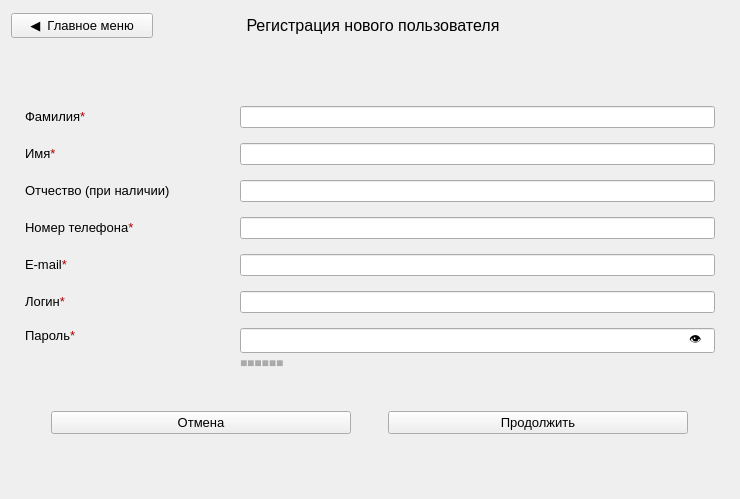
      <widget class="QWidget" name="menu04_page_register">
       <layout class="QVBoxLayout" name="verticalLayout_3">
        <item>
         <widget class="QWidget" name="menu04_header" native="true">
          <property name="minimumSize">
           <size>
            <width>0</width>
            <height>30</height>
           </size>
          </property>
          <property name="maximumSize">
           <size>
            <width>16777215</width>
            <height>30</height>
           </size>
          </property>
          <layout class="QHBoxLayout" name="_4" stretch="1,3,1">
           <property name="leftMargin">
            <number>0</number>
           </property>
           <property name="topMargin">
            <number>0</number>
           </property>
           <property name="rightMargin">
            <number>0</number>
           </property>
           <property name="bottomMargin">
            <number>0</number>
           </property>
           <item>
            <widget class="QPushButton" name="menu04_back">
             <property name="font">
              <font>
               <pointsize>10</pointsize>
              </font>
             </property>
             <property name="text">
              <string>◀  Главное меню</string>
             </property>
            </widget>
           </item>
           <item>
            <widget class="QLabel" name="menu04_label">
             <property name="minimumSize">
              <size>
               <width>0</width>
               <height>30</height>
              </size>
             </property>
             <property name="maximumSize">
              <size>
               <width>16777215</width>
               <height>30</height>
              </size>
             </property>
             <property name="text">
              <string>&lt;html&gt;&lt;head/&gt;&lt;body&gt;&lt;p align=&quot;center&quot;&gt;&lt;span style=&quot; font-size:12pt;&quot;&gt;Регистрация нового пользователя&lt;/span&gt;&lt;/p&gt;&lt;/body&gt;&lt;/html&gt;</string>
             </property>
            </widget>
           </item>
           <item>
            <spacer name="horizontalSpacer_3">
             <property name="orientation">
              <enum>Qt::Horizontal</enum>
             </property>
             <property name="sizeHint" stdset="0">
              <size>
               <width>40</width>
               <height>20</height>
              </size>
             </property>
            </spacer>
           </item>
          </layout>
         </widget>
        </item>
        <item>
         <spacer name="verticalSpacer_4">
          <property name="orientation">
           <enum>Qt::Vertical</enum>
          </property>
          <property name="sizeType">
           <enum>QSizePolicy::Fixed</enum>
          </property>
          <property name="sizeHint" stdset="0">
           <size>
            <width>20</width>
            <height>5</height>
           </size>
          </property>
         </spacer>
        </item>
        <item>
         <layout class="QVBoxLayout" name="menu04_container">
          <item>
           <spacer name="verticalSpacer_10">
            <property name="orientation">
             <enum>Qt::Vertical</enum>
            </property>
            <property name="sizeHint" stdset="0">
             <size>
              <width>20</width>
              <height>40</height>
             </size>
            </property>
           </spacer>
          </item>
          <item>
           <widget class="QWidget" name="menu04_center" native="true">
            <layout class="QHBoxLayout" name="horizontalLayout_8">
             <item>
              <widget class="QWidget" name="menu04_form" native="true">
               <property name="minimumSize">
                <size>
                 <width>700</width>
                 <height>0</height>
                </size>
               </property>
               <property name="maximumSize">
                <size>
                 <width>702</width>
                 <height>500</height>
                </size>
               </property>
               <layout class="QGridLayout" name="_5" rowminimumheight="20,20,20,20,20,20,50">
                <property name="leftMargin">
                 <number>5</number>
                </property>
                <property name="topMargin">
                 <number>5</number>
                </property>
                <property name="rightMargin">
                 <number>5</number>
                </property>
                <property name="bottomMargin">
                 <number>5</number>
                </property>
                <property name="horizontalSpacing">
                 <number>25</number>
                </property>
                <property name="verticalSpacing">
                 <number>15</number>
                </property>
                <item row="2" column="1">
                 <widget class="QLineEdit" name="menu04_field_patronym">
                  <property name="maximumSize">
                   <size>
                    <width>475</width>
                    <height>16777215</height>
                   </size>
                  </property>
                  <property name="maxLength">
                   <number>64</number>
                  </property>
                 </widget>
                </item>
                <item row="5" column="1">
                 <widget class="QLineEdit" name="menu04_field_login">
                  <property name="maximumSize">
                   <size>
                    <width>475</width>
                    <height>16777215</height>
                   </size>
                  </property>
                  <property name="maxLength">
                   <number>32</number>
                  </property>
                 </widget>
                </item>
                <item row="1" column="1">
                 <widget class="QLineEdit" name="menu04_field_name">
                  <property name="maximumSize">
                   <size>
                    <width>475</width>
                    <height>16777215</height>
                   </size>
                  </property>
                  <property name="maxLength">
                   <number>64</number>
                  </property>
                 </widget>
                </item>
                <item row="3" column="1">
                 <widget class="QLineEdit" name="menu04_field_phone">
                  <property name="maximumSize">
                   <size>
                    <width>475</width>
                    <height>16777215</height>
                   </size>
                  </property>
                  <property name="inputMask">
                   <string/>
                  </property>
                  <property name="text">
                   <string/>
                  </property>
                  <property name="maxLength">
                   <number>20</number>
                  </property>
                  <property name="placeholderText">
                   <string/>
                  </property>
                 </widget>
                </item>
                <item row="0" column="1">
                 <widget class="QLineEdit" name="menu04_field_surname">
                  <property name="maximumSize">
                   <size>
                    <width>475</width>
                    <height>16777215</height>
                   </size>
                  </property>
                  <property name="maxLength">
                   <number>64</number>
                  </property>
                 </widget>
                </item>
                <item row="5" column="0">
                 <widget class="QLabel" name="menu04_text_login">
                  <property name="text">
                   <string>&lt;html&gt;&lt;head/&gt;&lt;body&gt;&lt;p&gt;&lt;span style=&quot; font-size:10pt;&quot;&gt;Логин&lt;/span&gt;&lt;span style=&quot; font-size:10pt; color:#aa0000;&quot;&gt;*&lt;/span&gt;&lt;/p&gt;&lt;/body&gt;&lt;/html&gt;</string>
                  </property>
                 </widget>
                </item>
                <item row="4" column="1">
                 <widget class="QLineEdit" name="menu04_field_email">
                  <property name="maximumSize">
                   <size>
                    <width>475</width>
                    <height>16777215</height>
                   </size>
                  </property>
                  <property name="maxLength">
                   <number>256</number>
                  </property>
                 </widget>
                </item>
                <item row="3" column="0">
                 <widget class="QLabel" name="menu04_text_phone">
                  <property name="text">
                   <string>&lt;html&gt;&lt;head/&gt;&lt;body&gt;&lt;p&gt;&lt;span style=&quot; font-size:10pt;&quot;&gt;Номер телефона&lt;/span&gt;&lt;span style=&quot; font-size:10pt; color:#aa0000;&quot;&gt;*&lt;/span&gt;&lt;/p&gt;&lt;/body&gt;&lt;/html&gt;</string>
                  </property>
                 </widget>
                </item>
                <item row="1" column="0">
                 <widget class="QLabel" name="menu04_text_surname">
                  <property name="text">
                   <string>&lt;html&gt;&lt;head/&gt;&lt;body&gt;&lt;p&gt;&lt;span style=&quot; font-size:10pt;&quot;&gt;Имя&lt;/span&gt;&lt;span style=&quot; font-size:10pt; color:#aa0000;&quot;&gt;*&lt;/span&gt;&lt;/p&gt;&lt;/body&gt;&lt;/html&gt;</string>
                  </property>
                 </widget>
                </item>
                <item row="4" column="0">
                 <widget class="QLabel" name="menu04_text_email">
                  <property name="text">
                   <string>&lt;html&gt;&lt;head/&gt;&lt;body&gt;&lt;p&gt;&lt;span style=&quot; font-size:10pt;&quot;&gt;E-mail&lt;/span&gt;&lt;span style=&quot; font-size:10pt; color:#aa0000;&quot;&gt;*&lt;/span&gt;&lt;/p&gt;&lt;/body&gt;&lt;/html&gt;</string>
                  </property>
                 </widget>
                </item>
                <item row="6" column="1">
                 <widget class="QWidget" name="menu04_password_widget" native="true">
                  <widget class="QLineEdit" name="menu04_field_password">
                   <property name="geometry">
                    <rect>
                     <x>0</x>
                     <y>0</y>
                     <width>475</width>
                     <height>25</height>
                    </rect>
                   </property>
                   <property name="sizePolicy">
                    <sizepolicy hsizetype="Expanding" vsizetype="Fixed">
                     <horstretch>0</horstretch>
                     <verstretch>0</verstretch>
                    </sizepolicy>
                   </property>
                   <property name="toolTip">
                    <string>&lt;html&gt;&lt;head/&gt;&lt;body&gt;&lt;p&gt;&lt;span style=&quot; font-size:10pt;&quot;&gt;Пароль должен быть длины 8 или более символов, а также содержать строчные и заглавные латинские буквы, цифры и хотя бы один из следующих символов:&lt;/span&gt;&lt;br/&gt;&lt;span style=&quot; font-size:10pt;&quot;&gt;@ $ ! % * ? &amp;amp;&lt;/span&gt;&lt;/p&gt;&lt;/body&gt;&lt;/html&gt;</string>
                   </property>
                   <property name="maxLength">
                    <number>32</number>
                   </property>
                   <property name="echoMode">
                    <enum>QLineEdit::Password</enum>
                   </property>
                  </widget>
                  <widget class="QLabel" name="menu04_text_strength">
                   <property name="geometry">
                    <rect>
                     <x>0</x>
                     <y>28</y>
                     <width>474</width>
                     <height>21</height>
                    </rect>
                   </property>
                   <property name="styleSheet">
                    <string notr="true">color: rgb(170, 0, 0);</string>
                   </property>
                   <property name="text">
                    <string>&lt;html&gt;&lt;head/&gt;&lt;body&gt;&lt;p&gt;&lt;span style=&quot; color:#aaaaaa;&quot;&gt;■■■■■■&lt;/span&gt;&lt;/p&gt;&lt;/body&gt;&lt;/html&gt;</string>
                   </property>
                   <property name="alignment">
                    <set>Qt::AlignLeading|Qt::AlignLeft|Qt::AlignTop</set>
                   </property>
                   <property name="wordWrap">
                    <bool>true</bool>
                   </property>
                  </widget>
                  <widget class="QLabel" name="menu04_text_eye">
                   <property name="geometry">
                    <rect>
                     <x>449</x>
                     <y>2</y>
                     <width>21</width>
                     <height>20</height>
                    </rect>
                   </property>
                   <property name="cursor">
                    <cursorShape>PointingHandCursor</cursorShape>
                   </property>
                   <property name="text">
                    <string>👁</string>
                   </property>
                  </widget>
                  <widget class="QPushButton" name="menu04_toggle_visible">
                   <property name="geometry">
                    <rect>
                     <x>447</x>
                     <y>0</y>
                     <width>25</width>
                     <height>25</height>
                    </rect>
                   </property>
                   <property name="cursor">
                    <cursorShape>PointingHandCursor</cursorShape>
                   </property>
                   <property name="styleSheet">
                    <string notr="true">background-color: rgba(255, 255, 255, 0);</string>
                   </property>
                   <property name="text">
                    <string/>
                   </property>
                   <property name="flat">
                    <bool>true</bool>
                   </property>
                  </widget>
                 </widget>
                </item>
                <item row="0" column="0">
                 <widget class="QLabel" name="menu04_text_name">
                  <property name="text">
                   <string>&lt;html&gt;&lt;head/&gt;&lt;body&gt;&lt;p&gt;&lt;span style=&quot; font-size:10pt;&quot;&gt;Фамилия&lt;/span&gt;&lt;span style=&quot; font-size:10pt; color:#aa0000;&quot;&gt;*&lt;/span&gt;&lt;/p&gt;&lt;/body&gt;&lt;/html&gt;</string>
                  </property>
                 </widget>
                </item>
                <item row="2" column="0">
                 <widget class="QLabel" name="menu04_text_patronym">
                  <property name="text">
                   <string>&lt;html&gt;&lt;head/&gt;&lt;body&gt;&lt;p&gt;&lt;span style=&quot; font-size:10pt;&quot;&gt;Отчество (при наличии)&lt;/span&gt;&lt;/p&gt;&lt;/body&gt;&lt;/html&gt;</string>
                  </property>
                 </widget>
                </item>
                <item row="6" column="0">
                 <widget class="QLabel" name="menu04_text_password">
                  <property name="maximumSize">
                   <size>
                    <width>16777215</width>
                    <height>60</height>
                   </size>
                  </property>
                  <property name="text">
                   <string>&lt;html&gt;&lt;head/&gt;&lt;body&gt;&lt;p&gt;&lt;span style=&quot; font-size:10pt;&quot;&gt;Пароль&lt;/span&gt;&lt;span style=&quot; font-size:10pt; color:#aa0000;&quot;&gt;*&lt;/span&gt;&lt;/p&gt;&lt;/body&gt;&lt;/html&gt;</string>
                  </property>
                  <property name="alignment">
                   <set>Qt::AlignLeading|Qt::AlignLeft|Qt::AlignTop</set>
                  </property>
                 </widget>
                </item>
               </layout>
              </widget>
             </item>
            </layout>
           </widget>
          </item>
          <item>
           <widget class="QWidget" name="menu04_center_button" native="true">
            <property name="sizePolicy">
             <sizepolicy hsizetype="Preferred" vsizetype="Fixed">
              <horstretch>0</horstretch>
              <verstretch>0</verstretch>
             </sizepolicy>
            </property>
            <property name="minimumSize">
             <size>
              <width>0</width>
              <height>50</height>
             </size>
            </property>
            <layout class="QHBoxLayout" name="horizontalLayout_9">
             <item>
              <widget class="QPushButton" name="menu04_button_back">
               <property name="maximumSize">
                <size>
                 <width>300</width>
                 <height>16777215</height>
                </size>
               </property>
               <property name="font">
                <font>
                 <pointsize>10</pointsize>
                </font>
               </property>
               <property name="text">
                <string>Отмена</string>
               </property>
              </widget>
             </item>
             <item>
              <widget class="QPushButton" name="menu04_button_continue">
               <property name="maximumSize">
                <size>
                 <width>300</width>
                 <height>16777215</height>
                </size>
               </property>
               <property name="font">
                <font>
                 <pointsize>10</pointsize>
                </font>
               </property>
               <property name="text">
                <string>Продолжить</string>
               </property>
              </widget>
             </item>
            </layout>
           </widget>
          </item>
          <item>
           <spacer name="verticalSpacer_11">
            <property name="orientation">
             <enum>Qt::Vertical</enum>
            </property>
            <property name="sizeHint" stdset="0">
             <size>
              <width>20</width>
              <height>40</height>
             </size>
            </property>
           </spacer>
          </item>
         </layout>
        </item>
       </layout>
      </widget>
